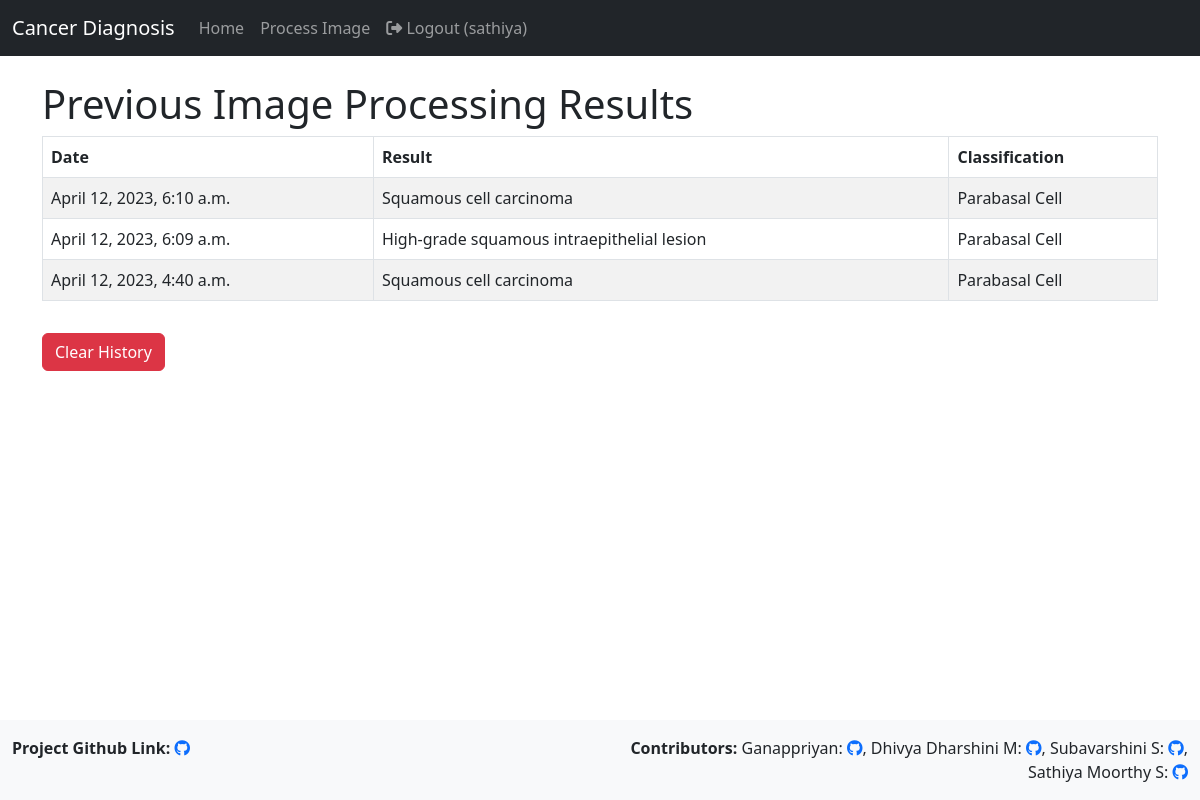
Page /process_image/history/ (signed in) on the committed database.
### users_handler/models.py (models this page shows, shortened)
class CustomUser(AbstractUser):
    email = models.EmailField(unique=True)
    phone_number = models.CharField(max_length=20)

### image_processor/models.py (models this page shows)
class JsonResponse(models.Model):
    user = models.ForeignKey(settings.AUTH_USER_MODEL, on_delete=models.CASCADE)
    response_text = models.TextField()
    created_at = models.DateTimeField(auto_now_add=True)

### image_processor/views.py (the view)
# urls.py: path('history/', history, name='history'),
@login_required
def history(request):
    json_responses = JsonResponse.objects.filter(user=request.user).order_by('-created_at')
    response_as_array = []
    for json_response in json_responses:
        dict_obj = json.loads(json_response.response_text.replace("'", '"'))
        dict_obj['created_at'] = json_response.created_at
        print(type(dict_obj), dict_obj)
        response_as_array.append(dict_obj)
    print(type(response_as_array), response_as_array)
    return render(request, 'image_processor/history.html', {'json_responses': response_as_array})

### frontend/templates/image_processor/history.html (shortened to what this page needs)
{% extends 'base.html' %}
{% block content %}
<h1>Previous Image Processing Results</h1>
{% if json_responses %}
<div class="table-responsive">
  <table class="table table-bordered table-striped">
    <thead>
      <tr>
        <th>Date</th>
        <th>Result</th>
        <th>Classification</th>
      </tr>
    </thead>
    <tbody>
      {% for json_response in json_responses %}
      <tr>
        <td>{{ json_response.created_at }}</td>
        <td>
          {% if json_response.grading == 'hsil' %}
          High-grade squamous intraepithelial lesion
          {% elif json_response.grading == 'lsil' %}
          Low-grade squamous intraepithelial lesion
          {% elif json_response.grading == 'normal' %}
          Negative for intraepithelial malignancy
          {% elif json_response.grading == 'scc' %}
          Squamous cell carcinoma
          {% endif %}
        </td>
        {% if json_response.classification %}
        <td>
          {% if json_response.classification == 'cervix_dyk' %}
          Dyskeratotic Cell
          {% elif json_response.classification == 'cervix_koc' %}
          Koilocytic Cell
          {% elif json_response.classification == 'cervix_mep' %}
          Metaplastic Cell
          {% elif json_response.classification == 'cervix_pab' %}
          Parabasal Cell
          {% elif json_response.classification == 'cervix_sfi' %}
          Superficial-Intermediate Cell
          {% endif %}
        </td>
        {% endif %}
      </tr>
      {% endfor %}
    </tbody>
  </table>
  <form action="{% url 'clear_history' %}" method="post">
    <button type="submit" class="btn btn-danger mt-3">Clear History</button>
  </form>
</div>
{% else %}
<p>No previous image processing results.</p>
{% endif %}
{% endblock %}

### frontend/templates/base.html (shortened to what this page needs)
<!DOCTYPE html>
<html>
<head>
  <link href="https://cdn.jsdelivr.net/npm/bootstrap@5.2.3/dist/css/bootstrap.min.css" rel="stylesheet">
  <link rel="stylesheet" href="https://cdnjs.cloudflare.com/ajax/libs/font-awesome/6.4.0/css/all.min.css"
 />
</head>
<body>
  <div class="d-flex flex-column min-vh-100">
    <nav class="navbar navbar-expand-lg navbar-dark bg-dark">
      <div class="container-fluid">
        <a class="navbar-brand" href="#">Cancer Diagnosis</a>
        <div class="collapse navbar-collapse" id="navbarNav">
          <ul class="navbar-nav">
            <li class="nav-item {% if request.path == '/' %}active{% endif %}">
              <a class="nav-link" href="{% url 'home' %}">Home</a>
            </li>
            {% if user.is_authenticated %}
            <li class="nav-item {% if request.path == '/process-image/' %}active{% endif %}">
              <a class="nav-link" href="{% url 'process_image' %}">Process Image</a>
            </li>
            <li class="nav-item">
              <a class="nav-link" href="{% url 'logout' %}"><i class="fas fa-sign-out-alt">
                </i> Logout ({{ user.username }})</a>
            </li>
            {% endif %}
          </ul>
        </div>
      </div>
    </nav>
    <main class="container mt-4 flex-grow-1">
      {% block content %}
      {% endblock %}
    </main>
    <footer class="footer mt-auto py-3 bg-light">
      <div class="container-fluid">
        <div class="row">
          <div class="col-12 col-md-6 text-center text-md-start">
            <p class="mb-0"><b>Project Github Link:</b> <a
                href="https://github.com/Ganappriyan/Cancer-Diagnosis-using-ML" target="_blank"><i
                  class="fab fa-github"></i></a></p>
          </div>
          <div class="col-12 col-md-6 text-center text-md-end">
            <p class="mb-0">
              <b>Contributors:</b> Ganappriyan: <a href="https://github.com/Ganappriyan" target="_blank"><i
                  class="fab fa-github"></i></a>, Dhivya Dharshini M: <a href="https://github.com/dhivyamuthumanickam"
                target="_blank"><i class="fab fa-github"></i></a>, Subavarshini S: <a
                href="https://github.com/subavarshinis" target="_blank"><i class="fab fa-github"></i></a>, Sathiya
              Moorthy
              S: <a href="https://github.com/Sathiya10" target="_blank"><i class="fab fa-github"></i></a>
            </p>
          </div>
        </div>
      </div>
    </footer>
  </div>
</body>
</html>

### rows in the picture
CustomUser: username "sathiya"
JsonResponse: created_at "April 12, 2023, 6:10 a.m."
JsonResponse: created_at "April 12, 2023, 6:09 a.m."
JsonResponse: created_at "April 12, 2023, 4:40 a.m."
